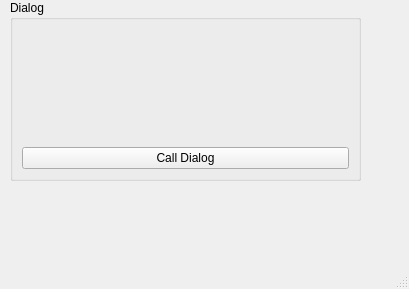
<?xml version="1.0" encoding="UTF-8"?>
<ui version="4.0">
 <class>MainWindow</class>
 <widget class="QMainWindow" name="MainWindow">
  <property name="geometry">
   <rect>
    <x>0</x>
    <y>0</y>
    <width>409</width>
    <height>289</height>
   </rect>
  </property>
  <property name="windowTitle">
   <string>MainWindow</string>
  </property>
  <widget class="QWidget" name="centralwidget">
   <widget class="QGroupBox" name="groupBox">
    <property name="geometry">
     <rect>
      <x>10</x>
      <y>0</y>
      <width>351</width>
      <height>181</height>
     </rect>
    </property>
    <property name="title">
     <string>Dialog</string>
    </property>
    <layout class="QVBoxLayout" name="verticalLayout">
     <item>
      <widget class="QLabel" name="label">
       <property name="font">
        <font>
         <pointsize>14</pointsize>
        </font>
       </property>
       <property name="text">
        <string/>
       </property>
       <property name="alignment">
        <set>Qt::AlignCenter</set>
       </property>
      </widget>
     </item>
     <item>
      <widget class="QPushButton" name="pushButton">
       <property name="text">
        <string>Call Dialog</string>
       </property>
      </widget>
     </item>
    </layout>
   </widget>
  </widget>
  <widget class="QMenuBar" name="menubar">
   <property name="geometry">
    <rect>
     <x>0</x>
     <y>0</y>
     <width>409</width>
     <height>21</height>
    </rect>
   </property>
  </widget>
  <widget class="QStatusBar" name="statusbar"/>
 </widget>
 <resources/>
 <connections/>
</ui>
